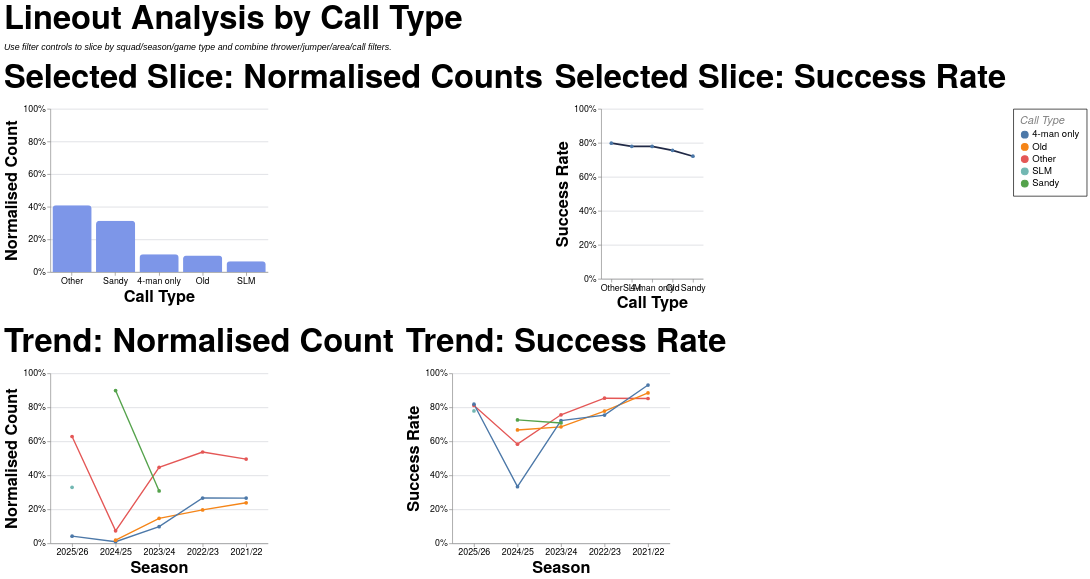

Express this chart as Vega-Lite.
### Vega-Lite specification from a JSON file in a GitHub repository (floating-point values rounded to 4 significant figures; data arrays with more than 128 entries replaced by an {"elided": "..."} marker saying what was removed)
{"config": {"axis": {"labelFont": "PT Sans Narrow, Helvetica Neue, Helvetica, Arial, sans-serif", "titleFont": "PT Sans Narrow, Helvetica Neue, Helvetica, Arial, sans-serif", "labelFontSize": 13, "titleFontSize": 24, "gridColor": "#202947", "gridOpacity": 0.2, "zindex": 1}, "text": {"font": "Lato, sans-serif"}, "bar": {"cornerRadiusEnd": 5}, "header": {"labelFont": "PT Sans Narrow, Helvetica Neue, Helvetica, Arial, sans-serif", "titleFont": "PT Sans Narrow, Helvetica Neue, Helvetica, Arial, sans-serif", "labelFontSize": 24, "titleFontSize": 28, "labelFontWeight": "bold", "orient": "left"}, "legend": {"labelFont": "PT Sans Narrow, Helvetica Neue, Helvetica, Arial, sans-serif", "titleFont": "PT Sans Narrow, Helvetica Neue, Helvetica, Arial, sans-serif", "labelFontSize": 14, "titleFontSize": 16, "titlePadding": 5, "fillColor": "white", "strokeColor": "black", "padding": 10, "titleFontWeight": "lighter", "titleFontStyle": "italic", "titleColor": "gray", "offset": 10}, "title": {"font": "PT Sans Narrow, Helvetica Neue, Helvetica, Arial, sans-serif", "fontSize": 48, "fontWeight": "bold", "anchor": "start", "align": "center", "titlePadding": 20, "subtitlePadding": 10, "subtitleFontSize": 13, "subtitleColor": "", "subtitleFontStyle": "italic", "offset": 15, "color": "black"}, "axisX": {"labelAngle": 0}, "facet": {"title": null, "header": null, "align": {"row": "each", "column": "each"}, "spacing": 10}, "resolve": {"scale": {"y": "independent", "facet": "independent"}}, "background": "transparent", "scale": {"offsetBandPaddingOuter": 0.2, "offsetBandPaddingInner": 0.1}, "view": {"stroke": null, "background": "transparent"}}, "vconcat": [{"hconcat": [{"mark": {"type": "bar", "color": "#7d96e8"}, "encoding": {"tooltip": [{"field": "call_type", "title": "Call Type", "type": "nominal"}, {"field": "attempts", "format": ",.0f", "title": "Lineouts", "type": "quantitative"}, {"field": "share", "format": ".1%", "title": "Normalised Count", "type": "quantitative"}], "x": {"field": "call_type", "sort": "-y", "title": "Call Type", "type": "nominal"}, "y": {"axis": {"format": "%"}, "field": "share", "scale": {"domain": [0, 1]}, "title": "Normalised Count", "type": "quantitative"}}, "height": 240, "title": "Selected Slice: Normalised Counts", "transform": [{"filter": "(loSquad == 'All' || datum.squad == loSquad) && (loGameType == 'All' || (loGameType == 'League + Cup' && (datum.game_type == 'League' || datum.game_type == 'Cup')) || (loGameType == 'League only' && datum.game_type == 'League') || datum.game_type == loGameType) && (loOpposition == 'All' || datum.opposition == loOpposition) && (loThrower == 'All' || datum.thrower == loThrower) && (loJumper == 'All' || datum.jumper == loJumper) && (loArea == 'All' || datum.area == loArea) && (loNumbers == 'All' || datum.numbers == loNumbers) && (loCall == 'All' || datum.call == loCall) && (loCallType == 'All' || datum.call_type == loCallType)"}, {"filter": "(loSeason == 'All' || datum.season == loSeason)"}, {"aggregate": [{"op": "count", "as": "attempts"}, {"op": "sum", "field": "won", "as": "won"}], "groupby": ["call_type"]}, {"joinaggregate": [{"op": "sum", "field": "attempts", "as": "total_attempts"}]}, {"calculate": "datum.attempts / datum.total_attempts", "as": "share"}, {"calculate": "datum.won / datum.attempts", "as": "success_rate"}], "width": 320}, {"mark": {"type": "line", "color": "#202946", "point": true, "strokeWidth": 2.5}, "encoding": {"tooltip": [{"field": "call_type", "title": "Call Type", "type": "nominal"}, {"field": "won", "format": ",.0f", "title": "Won", "type": "quantitative"}, {"field": "attempts", "format": ",.0f", "title": "Lineouts", "type": "quantitative"}, {"field": "success_rate", "format": ".1%", "title": "Success Rate", "type": "quantitative"}], "x": {"field": "call_type", "sort": "-y", "title": "Call Type", "type": "nominal"}, "y": {"axis": {"format": "%"}, "field": "success_rate", "scale": {"domain": [0, 1]}, "title": "Success Rate", "type": "quantitative"}}, "height": 250, "title": "Selected Slice: Success Rate", "transform": [{"filter": "(loSquad == 'All' || datum.squad == loSquad) && (loGameType == 'All' || (loGameType == 'League + Cup' && (datum.game_type == 'League' || datum.game_type == 'Cup')) || (loGameType == 'League only' && datum.game_type == 'League') || datum.game_type == loGameType) && (loOpposition == 'All' || datum.opposition == loOpposition) && (loThrower == 'All' || datum.thrower == loThrower) && (loJumper == 'All' || datum.jumper == loJumper) && (loArea == 'All' || datum.area == loArea) && (loNumbers == 'All' || datum.numbers == loNumbers) && (loCall == 'All' || datum.call == loCall) && (loCallType == 'All' || datum.call_type == loCallType)"}, {"filter": "(loSeason == 'All' || datum.season == loSeason)"}, {"aggregate": [{"op": "count", "as": "attempts"}, {"op": "sum", "field": "won", "as": "won"}], "groupby": ["call_type"]}, {"joinaggregate": [{"op": "sum", "field": "attempts", "as": "total_attempts"}]}, {"calculate": "datum.attempts / datum.total_attempts", "as": "share"}, {"calculate": "datum.won / datum.attempts", "as": "success_rate"}], "width": {"step": 30}}], "spacing": 16}, {"hconcat": [{"mark": {"type": "line", "point": true, "strokeWidth": 2}, "encoding": {"color": {"field": "call_type", "title": "Call Type", "type": "nominal"}, "tooltip": [{"field": "season", "title": "Season", "type": "nominal"}, {"field": "call_type", "title": "Call Type", "type": "nominal"}, {"field": "attempts", "format": ",.0f", "title": "Lineouts", "type": "quantitative"}, {"field": "norm_count", "format": ".1%", "title": "Normalised Count", "type": "quantitative"}], "x": {"field": "season", "sort": "-x", "title": "Season", "type": "nominal"}, "y": {"axis": {"format": "%"}, "field": "norm_count", "scale": {"domain": [0, 1]}, "title": "Normalised Count", "type": "quantitative"}}, "height": 250, "title": "Trend: Normalised Count", "transform": [{"filter": "(loSquad == 'All' || datum.squad == loSquad) && (loGameType == 'All' || (loGameType == 'League + Cup' && (datum.game_type == 'League' || datum.game_type == 'Cup')) || (loGameType == 'League only' && datum.game_type == 'League') || datum.game_type == loGameType) && (loOpposition == 'All' || datum.opposition == loOpposition) && (loThrower == 'All' || datum.thrower == loThrower) && (loJumper == 'All' || datum.jumper == loJumper) && (loArea == 'All' || datum.area == loArea) && (loNumbers == 'All' || datum.numbers == loNumbers) && (loCall == 'All' || datum.call == loCall) && (loCallType == 'All' || datum.call_type == loCallType)"}, {"aggregate": [{"op": "count", "as": "attempts"}, {"op": "sum", "field": "won", "as": "won"}], "groupby": ["season", "call_type"]}, {"joinaggregate": [{"op": "sum", "field": "attempts", "as": "season_attempts"}], "groupby": ["season"]}, {"calculate": "datum.attempts / datum.season_attempts", "as": "norm_count"}, {"calculate": "datum.won / datum.attempts", "as": "success_rate"}], "width": 320}, {"mark": {"type": "line", "point": true, "strokeWidth": 2}, "encoding": {"color": {"field": "call_type", "title": "Call Type", "type": "nominal"}, "tooltip": [{"field": "season", "title": "Season", "type": "nominal"}, {"field": "call_type", "title": "Call Type", "type": "nominal"}, {"field": "won", "format": ",.0f", "title": "Won", "type": "quantitative"}, {"field": "attempts", "format": ",.0f", "title": "Lineouts", "type": "quantitative"}, {"field": "success_rate", "format": ".1%", "title": "Success Rate", "type": "quantitative"}], "x": {"field": "season", "sort": "-x", "title": "Season", "type": "nominal"}, "y": {"axis": {"format": "%"}, "field": "success_rate", "scale": {"domain": [0, 1]}, "title": "Success Rate", "type": "quantitative"}}, "height": 250, "title": "Trend: Success Rate", "transform": [{"filter": "(loSquad == 'All' || datum.squad == loSquad) && (loGameType == 'All' || (loGameType == 'League + Cup' && (datum.game_type == 'League' || datum.game_type == 'Cup')) || (loGameType == 'League only' && datum.game_type == 'League') || datum.game_type == loGameType) && (loOpposition == 'All' || datum.opposition == loOpposition) && (loThrower == 'All' || datum.thrower == loThrower) && (loJumper == 'All' || datum.jumper == loJumper) && (loArea == 'All' || datum.area == loArea) && (loNumbers == 'All' || datum.numbers == loNumbers) && (loCall == 'All' || datum.call == loCall) && (loCallType == 'All' || datum.call_type == loCallType)"}, {"aggregate": [{"op": "count", "as": "attempts"}, {"op": "sum", "field": "won", "as": "won"}], "groupby": ["season", "call_type"]}, {"joinaggregate": [{"op": "sum", "field": "attempts", "as": "season_attempts"}], "groupby": ["season"]}, {"calculate": "datum.attempts / datum.season_attempts", "as": "norm_count"}, {"calculate": "datum.won / datum.attempts", "as": "success_rate"}], "width": 320}], "spacing": 16}], "data": {"name": "data-c19e9c742c9b5fa034ceade3597a36db"}, "params": [{"name": "loSquad", "value": "All"}, {"name": "loSeason", "value": "All"}, {"name": "loGameType", "value": "All"}, {"name": "loOpposition", "value": "All"}, {"name": "loThrower", "value": "All"}, {"name": "loJumper", "value": "All"}, {"name": "loArea", "value": "All"}, {"name": "loNumbers", "value": "All"}, {"name": "loCall", "value": "All"}, {"name": "loCallType", "value": "All"}], "spacing": 22, "title": {"text": "Lineout Analysis by Call Type", "subtitle": "Use filter controls to slice by squad/season/game type and combine thrower/jumper/area/call filters."}, "$schema": "https://vega.github.io/schema/vega-lite/v5.20.1.json", "datasets": {"data-c19e9c742c9b5fa034ceade3597a36db": {"elided": "1291 records"}}}
